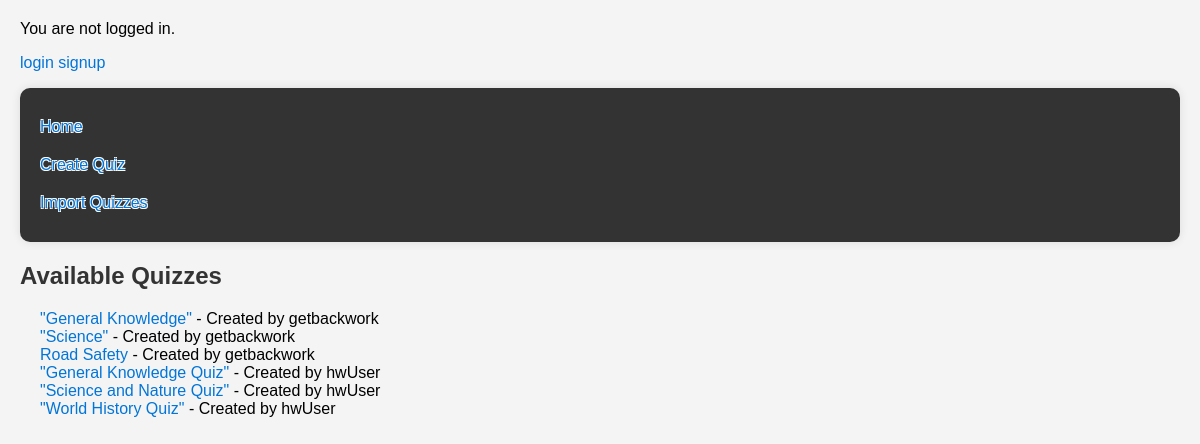
The app's page /quiz/ with its own data.
### quizzes/models.py (models this page shows, shortened)
class Quiz(models.Model):
    title = models.CharField(max_length=255)
    description = models.TextField(blank=True)
    created_at = models.DateTimeField(auto_now_add=True)
    owner = models.ForeignKey(User, on_delete=models.CASCADE)

### quizzes/views.py (the view)
# urls.py: path('', views.QuizListView.as_view(), name='quiz_list'),
class QuizListView(ListView):
    model = Quiz
    template_name = 'quiz_list.html'
    context_object_name = 'quizzes'

### templates/quiz_list.html
{% extends 'base.html' %}
{% block content %}
<h2>Available Quizzes</h2>
<ul>
    {% for quiz in quizzes %}
    <li>
        <a href="{% url 'quiz_detail' quiz.id %}">{{ quiz.title }}</a> - Created by {{ quiz.owner.username }}
    </li>
    {% endfor %}
</ul>
{% endblock %}

### templates/base.html (shortened to what this page needs)
{% load static %}
<html lang="en">
<head>
    <link href="{% static "css/base.css" %}" rel="stylesheet">
</head>
<body>
    {% block sidebar %}
    {% if user.is_authenticated %}
        <p>Hi {{ user.username }}!</p>
        <p><a href="{% url 'logout' %}">logout</a></p>
    {% else %}
        <p>You are not logged in.</p>
        <p><a href="{% url 'login' %}">login</a> <a href="{% url 'signup' %}">signup</a></p>
    {% endif %}
    <ul class="sidebar-nav">
        <li><a href="{% url 'quiz_list' %}">Home</a></li>
        <li><a href="{% url 'quiz_create' %}">Create Quiz</a></li>
        <li><a href="{% url 'import_quizzes' %}">Import Quizzes</a></li>
    </ul>
    {% endblock %}
    {% block content %}
    {% endblock content%}
</body>
</html>

### static/css/base.css (style rules this page uses)
body { font-family: Arial, sans-serif; background-color: #f4f4f4; margin: 0; padding: 20px; }
h2 { color: #333; }
ul, ol { list-style-type: none; padding: 0; }
a { color: #0275d8; text-decoration: none; }
.sidebar-nav { background-color: #333; color: #fff; padding: 20px; border-radius: 10px; box-shadow: 0 0 10px rgba(0,0,0,0.1); text-shadow: -0.8px -0.8px 0 #fff, 0.8px -0.8px 0 #fff, -0.8px 0.8px 0 #fff, 0.8px 0.8px 0 #fff; }
.sidebar-nav li { padding: 10px 0; }
ul, ol { padding-left: 20px; margin: 0 0 20px 0; }

### records on screen
Quiz: title "\"General Knowledge\"", owner.username "getbackwork"
Quiz: title "\"Science\"", owner.username "getbackwork"
Quiz: title "Road Safety", owner.username "getbackwork"
Quiz: title "\"General Knowledge Quiz\"", owner.username "hwUser"
Quiz: title "\"Science and Nature Quiz\"", owner.username "hwUser"
Quiz: title "\"World History Quiz\"", owner.username "hwUser"
